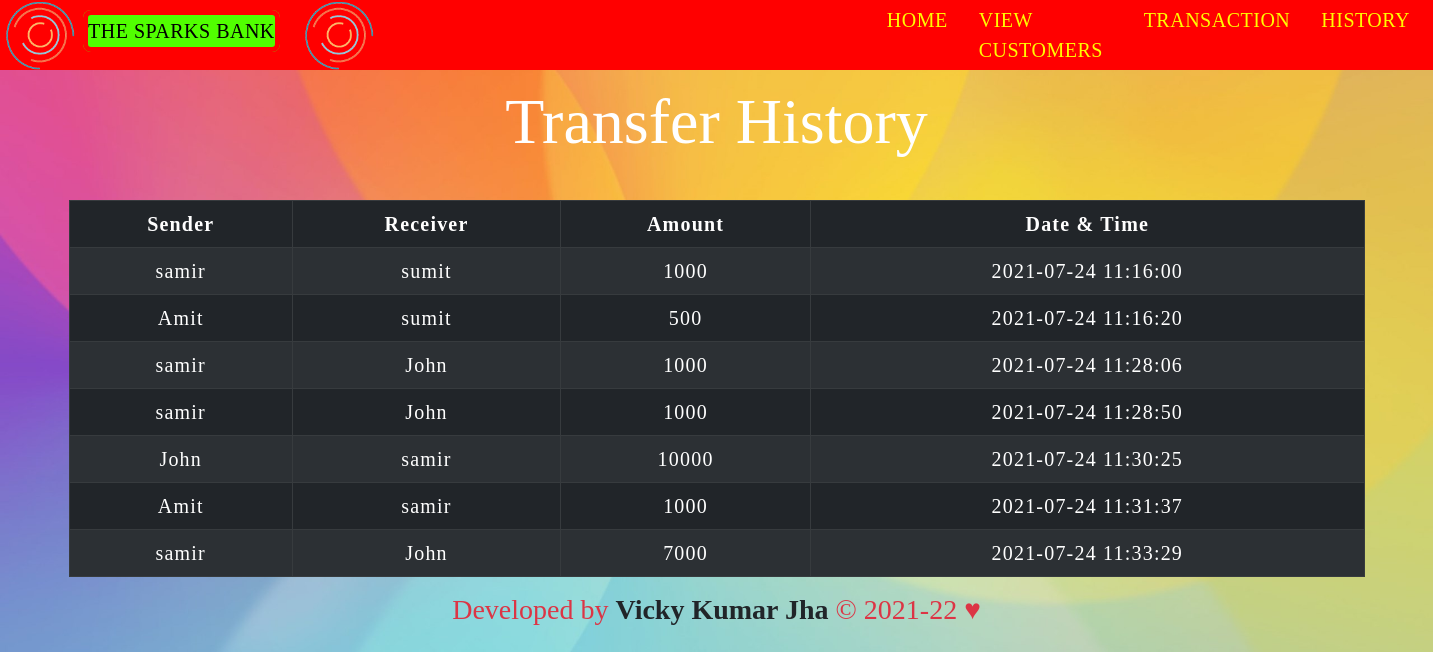
The page /transactionhistory.php on the database its author committed.
### tables this page shows
CREATE TABLE `transaction_details` (
  `sno` int(11) NOT NULL,
  `sender` varchar(100) NOT NULL,
  `receiver` varchar(100) NOT NULL,
  `balance` int(11) NOT NULL,
  `datetime` datetime NOT NULL DEFAULT current_timestamp()
);

### transactionhistory.php (the view, shortened to what this page needs)
<!DOCTYPE html>
<html lang="en">
<head>
    <link href="https://cdn.jsdelivr.net/npm/bootstrap@5.0.2/dist/css/bootstrap.min.css" rel="stylesheet" >
    <link rel="stylesheet" type="text/css" href="css/table.css">
    <link rel="stylesheet" type="text/css" href="css/navbar.css">
</head>
<body>
<?php
  include 'navbar.php';
?>
	<div class="container">
        <h1 class="glow1">Transfer History</h1>
       <br>
       <div class="table-responsive-sm">
    <table class="table table-hover table-dark table-striped table-condensed table-bordered">
        <thead>
            <tr>
                <th class="text-center">Sender</th>
                <th class="text-center">Receiver</th>
                <th class="text-center">Amount</th>
                <th class="text-center">Date & Time</th>
            </tr>
        </thead>
        <tbody>
        <?php
            include 'config.php';
            $sql ="select * from transaction_details";
            $query =mysqli_query($conn, $sql);
            while($rows = mysqli_fetch_assoc($query))
            {
        ?>
            <tr>
            <td class="py-2"><?php echo $rows['sender']; ?></td>
            <td class="py-2"><?php echo $rows['receiver']; ?></td>
            <td class="py-2"><?php echo $rows['balance']; ?> </td>
            <td class="py-2"><?php echo $rows['datetime']; ?> </td>
        <?php
            }
        ?>
        </tbody>
    </table>
    </div>
    <?php
        include_once('footer.php');
    ?>
</div>
</body>
</html>

### navbar.php (shortened to what this page needs)
<nav class="navbar navbar-expand-md">
  <img src="gifcircle.gif" alt="" width="80px" height="80px">
<h1 class="first"><a class="navbar-brand first" href="index.php">THE SPARKS BANK</a></h1>
<img src="gifcircle.gif" alt="" width="80px" height="80px">
<div class="collapse nav-h navbar-collapse " id="collapsibleNavbar">
      <ul class="navbar-nav ml-auto navg">
        <li class="nav-item">
          <a class="nav-link" href="index.php">HOME</a>
        </li>
        <li class="nav-item">
          <a class="nav-link" href="viewusers.php">VIEW CUSTOMERS</a>
        </li>
        <li class="nav-item">
          <a class="nav-link" href="transfermoney.php">TRANSACTION</a>
        </li>
        <li class="nav-item">
          <a class="nav-link" href="transactionhistory.php">HISTORY</a>
        </li>
    </div>
 </nav>

### footer.php
<a href="#"  class="m-auto fs-4 text-center fw-bold text-danger mt-5" style="text-decoration: none;"><h3>Developed by <strong class="text-dark">Vicky Kumar Jha</strong>       &copy;  2021-22  &hearts; </h3></a>

### css/table.css (style rules this page uses)
* { padding: 0; margin: 0; box-sizing: border-box; font-family: s; }
table { font-size: 20px; font-family: 'Ubuntu'; letter-spacing: 1.2px; }
.table-striped { background-color: rgb(9, 255, 0); }
td { text-align: center; }

### css/navbar.css (style rules this page uses)
.navbar { background-color: rgb(0, 0, 0); }
.first { border:3px solid red; }
.navbar { width: 100%; height:70px; background-color:red; }
.nav-link { margin-right: 15px; color:#fffb00; font-size: 20px; letter-spacing: 0.5px; transition: 0.5s; font-weight: 800px; transition:all 1s ease; }
.navbar-brand { color: #fff; letter-spacing: 0.5px; color:#000; background-color:rgb(81, 255, 0); border-radius: 8px; border:5px solid rgb(255, 0, 0); transition:all 1s ease; }
h1 { transition: all 1s ease; }
.first { margin-bottom: 20px; }
.navg { margin-left: 500px !important; }

### transactionhistory.php (style rules this page uses)
.glow1 { margin-top:0.9rem; margin-bottom:0.9rem; font-size: 4rem; color: #ffffff; text-align: center; -webkit-animation: glow 1s ease-in-out infinite alternate; -moz-animation: glow 1s ease-in-out infinite alternate; animation: glow2 1s ease-in-out infinite alternate; }
body { background: url('img/bank_bg.jpg') no-repeat fixed; background-size: cover; }

### rows shown on the page
transaction_details: sender "samir", receiver "sumit", balance "1000", datetime "2021-07-24 11:16:00"
transaction_details: sender "Amit", receiver "sumit", balance "500", datetime "2021-07-24 11:16:20"
transaction_details: sender "samir", receiver "John", balance "1000", datetime "2021-07-24 11:28:06"
transaction_details: sender "samir", receiver "John", balance "1000", datetime "2021-07-24 11:28:50"
transaction_details: sender "John", receiver "samir", balance "10000", datetime "2021-07-24 11:30:25"
transaction_details: sender "Amit", receiver "samir", balance "1000", datetime "2021-07-24 11:31:37"
transaction_details: sender "samir", receiver "John", balance "7000", datetime "2021-07-24 11:33:29"
